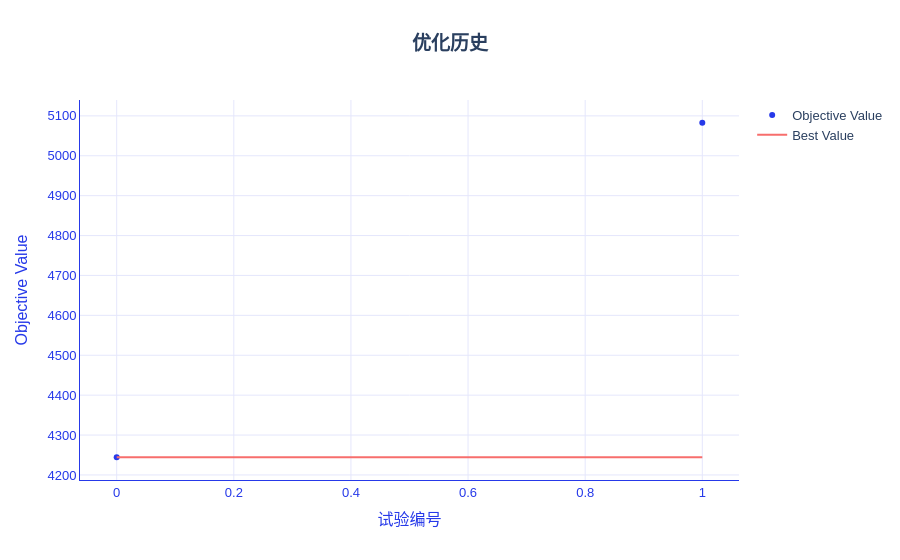

The code cell stored with this chart in its notebook:
### Markdown cell above
## 8. TabNet 回归：预训练、训练、调参与部署

完整独立流程。使用全部样本；为了展示接口，预训练设为一轮、监督训练两轮，不将演示指标当作充分收敛的模型表现。

### Code cell
import sys

sys.path.append("../")

import numpy as np
import pandas as pd
from IPython.display import display
from hscredit import hscredit_dataset
from hscredit.utils.datasets import HSCREDIT_EXAMPLE_COLUMNS
from pathlib import Path
from tempfile import mkdtemp
import torch
from optuna.samplers import GridSampler
from hscredit import TabNet, ModelTuner, get_metric
from hscredit.core.models.losses import FocalLoss
from hscredit.report import ModelReport

from hscredit.core.model_selection import oot_split, group_train_test_split

data = hscredit_dataset(columns=HSCREDIT_EXAMPLE_COLUMNS)

features = ["BASE_X187", "DK_X1689", "DK_X44", "DK_X1995_2", "DK_X1223", "DK_X2677"]
target = "MOB6@30"
data["MOB1@30"] = data["MOB1"].gt(30).astype(int)
data["MOB3@30"] = data["MOB3"].gt(30).astype(int)
data["MOB6@30"] = data["MOB6"].gt(30).astype(int)
data["风险调整金额"] = data["loan_amt"].where(data["MOB6"].le(60), -data["loan_amt"])
data["授信时间"] = pd.to_datetime(data["授信时间"])

# 最新自然月作为 OOT；同一客户不能同时进入开发集和 OOT。
oot_start = data["授信时间"].max().to_period("M").start_time
development, oot = oot_split(data, time_col="授信时间", oot_start=oot_start)
development = development.loc[~development["用户编码"].isin(oot["用户编码"])].copy()
train, test = group_train_test_split(development, group="用户编码", test_size=0.25, random_state=42)
fit_data, validation = group_train_test_split(
    train, group="用户编码", test_size=0.25, random_state=42
)

features = features + ["GROUP", "BASINF_X19", "BASE_X61"]
target = "风险调整金额"

# 预训练只传特征，包含全部训练子集，没有标签和行采样。
pretrained = TabNet(
    target=target,
    objective="regression",
    n_d=8,
    n_a=8,
    n_steps=2,
    virtual_batch_size=128,
    max_epochs=2,
    batch_size=2048,
    early_stopping_rounds=None,
    validation_fraction=0,
    device="auto",
    random_state=42,
    optimizer=torch.optim.AdamW,
    optimizer_params={"betas": (0.9, 0.98)},
    loss=torch.nn.SmoothL1Loss(reduction="none"),
)
pretrained.pretrain(
    fit_data[features], eval_set=[validation[features]], pretraining_ratio=0.4, max_epochs=1
)
display(pretrained.get_learning_curve())

# 从预训练快照开始监督训练，使用现成优化器、损失和评估指标。
model = TabNet(
    target=target,
    objective="regression",
    n_d=8,
    n_a=8,
    n_steps=2,
    virtual_batch_size=128,
    max_epochs=2,
    batch_size=2048,
    early_stopping_rounds=None,
    validation_fraction=0,
    device="auto",
    random_state=42,
    optimizer=torch.optim.AdamW,
    optimizer_params={"betas": (0.9, 0.98)},
    loss=torch.nn.SmoothL1Loss(reduction="none"),
)
model.fit(
    fit_data[features + [target]],
    eval_set={"验证集": validation[features + [target]]},
    from_pretrained=pretrained,
)
display(model.get_learning_curve())
display(pd.DataFrame([model.evaluate(test[features + [target]], metrics=["rmse", "mae", "r2"])]))

# 两个学习率候选均从相同预训练状态开始。
search_space = {"learning_rate": [0.001, 0.003]}
candidate = TabNet(
    target=target,
    objective="regression",
    n_d=8,
    n_a=8,
    n_steps=2,
    virtual_batch_size=128,
    max_epochs=2,
    batch_size=2048,
    early_stopping_rounds=None,
    validation_fraction=0,
    device="auto",
    random_state=42,
    optimizer=torch.optim.AdamW,
    optimizer_params={"betas": (0.9, 0.98)},
    loss=torch.nn.SmoothL1Loss(reduction="none"),
)
tuner = ModelTuner(
    candidate,
    search_space=search_space,
    fit_params={"from_pretrained": pretrained},
    metric="rmse",
    cv=None,
    n_jobs=1,
    random_state=42,
    sampler=GridSampler(search_space, seed=42),
    retention="predictions",
)
tuner.fit(
    fit_data[features + [target]],
    eval_set={"验证集": validation[features + [target]]},
    n_trials=2,
    show_progress_bar=False,
)
display(tuner.get_optimization_history())
display(tuner.plot_optimization_history())
best_model = tuner.get_best_model()

datasets = {"训练集": fit_data, "验证集": validation, "测试集": test, "OOT": oot}
report = ModelReport(
    best_model,
    datasets=datasets,
    features=features,
    target=target,
    metrics=["rmse", "mae", "r2"],
    n_jobs=1,
)
display(report.summary())
output = Path(mkdtemp(prefix="hscredit_TabNet_regression_"))
report.to_excel(
    output / "模型报告.xlsx", with_plots=False, include_sample_records=False, mode="strict"
)
pretrained.save(output / "预训练模型.pkl")
best_model.save(output / "完整模型.pkl")
best_model.save_inference(output / "推理模型.pkl")

restored = TabNet.load(output / "推理模型.pkl")
display(
    pd.DataFrame(restored.predict(test[features]), index=test.index, columns=["预测结果"]).head()
)
print(output)

### Figure 1 — Plotly figure (JSON) as saved in the notebook; plotly's stock layout.template omitted (floating-point values rounded to 4 significant figures)
{"data": [{"mode": "markers", "name": "Objective Value", "type": "scatter", "x": [0, 1], "y": [4244.0, 5083.0]}, {"mode": "lines", "name": "Best Value", "type": "scatter", "x": [0, 1], "y": [4244.0, 4244.0]}, {"marker": {"color": "#8A8FA3"}, "mode": "markers", "name": "Infeasible Trial", "showlegend": false, "type": "scatter", "x": [], "y": []}], "layout": {"colorway": ["#2639E9", "#F76E6C", "#FE7715", "#8892F3", "#9956A4", "#EA4585", "#5665EE", "#F0587A", "#B729AB", "#3C4DEB", "#E73B72", "#832EC2", "#BC5F8F", "#E0249A"], "font": {"family": "Alimama FangYuanTi VF, Microsoft YaHei, sans-serif", "size": 13}, "hoverlabel": {"bgcolor": "white", "bordercolor": "#2639E9", "font": {"family": "Alimama FangYuanTi VF, Microsoft YaHei, sans-serif", "size": 13}}, "legend": {"font": {"size": 13}}, "paper_bgcolor": "white", "plot_bgcolor": "white", "title": {"font": {"size": 19}, "text": "<b>优化历史</b>", "x": 0.5, "xanchor": "center"}, "xaxis": {"color": "#2639E9", "gridcolor": "#E5E7FC", "linecolor": "#2639E9", "showgrid": true, "showline": true, "tickfont": {"size": 13}, "title": {"font": {"size": 16}, "text": "试验编号"}, "zeroline": false}, "yaxis": {"color": "#2639E9", "gridcolor": "#E5E7FC", "linecolor": "#2639E9", "showgrid": true, "showline": true, "tickfont": {"size": 13}, "title": {"font": {"size": 16}, "text": "Objective Value"}, "zeroline": false}}}
